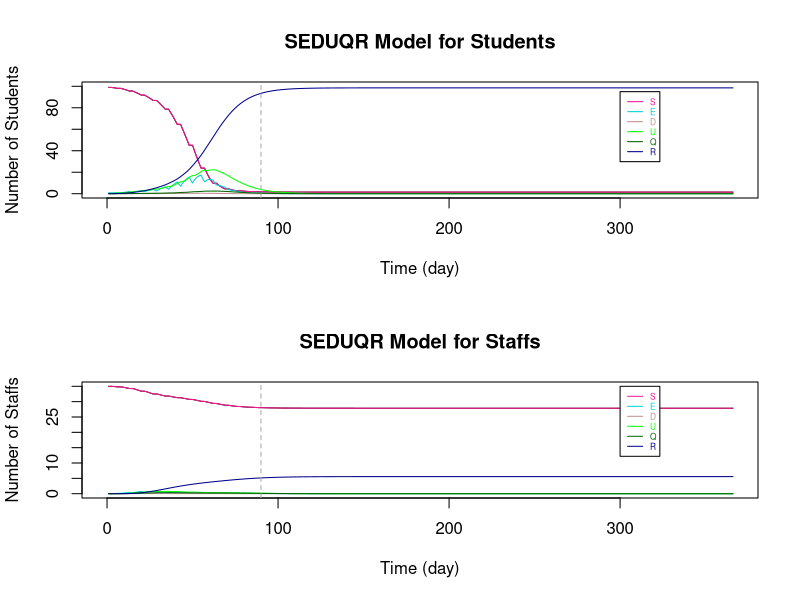

Source code (R):

# Parameters
Ta = matrix(c(0.768,1.2), nrow = 2) # transmissibility of student and staff
Ca = matrix(c(0.79,1), nrow = 1)  # susceptibility of student and staff
tau = c(0.54, 0.54/2)  # individual transmission rate within and outside the bubble
# set p: the transmission rate: 
p1 = Ta %*% Ca
# p = (student-student same bubble, student-student different, staff-student, student-staff, staff-staff both teaching same or different bubbles)
p = c(p1[1,1]*tau[1], p1[1,1]*tau[2], p1[2,1]*tau[2], p1[1,2]*tau[2], p1[2,2]*tau[2]) #RHO

a = 0.2  # ALPHA: rate from latent to infection
d = c(0.1,0.3) # d:probability of an infection is detectable/symptomatic for student and staff
e = 0.138 # EPSILON: the relative transmission for undetectable compared to detectable
o = 0.75  # THETA: rate of getting quanrantined 
y = 0.1 # GAMMA:recovery rate (differ by age and compartments)

r.values = c(9,3,10,3,3)  # r:contact r people (should be changing with time), in the same order as p (RHO)

T = 366
N = 10 # student number in each bubble


###################################################################################################################

# Define dataframe - students bubbles 1-10 and total staff
# Define array 
B <- matrix(rep(0), T, 7)
A <- array(rep(B), dim = c(T, 7, 11))

A[,1,] <- 10 #  S
A[,7,] <- 10 #  N
A[,1,11] <- 30  # 30 staffs are S initially
A[,7,11] <- 55 #  55 staffs in total (20 of them work from home)
A[1,,1] <- c(9,1,0,0,0,0,10)   # initials

dimnames(A) <- list(1:T, c("S","E","D","U","Q","R","N"), c(sprintf("B%d", 1:10),"Staff"))  # name the array

head(A)
da_T2 <- as.data.frame(A)

###################################################################################################################

# Set initials
S <- matrix(rep(0), T+1, 10)
E <- matrix(rep(0), T+1, 10)
D <- matrix(rep(0), T+1, 10)
U <- matrix(rep(0), T+1, 10)
Q <- matrix(rep(0), T+1, 10)
R <- matrix(rep(0), T+1, 10)
r <- matrix(rep(0), T+1, 10)

S.Staff=S1=S2=S3=S4=S5=S6=S
E.Staff=E1=E2=E3=E4=E5=E6=E
D.Staff=D1=D2=D3=D4=D5=D6=D
U.Staff=U1=U2=U3=U4=U5=U6=U
Q.Staff=Q1=Q2=Q3=Q4=Q5=Q6=Q
R.Staff=R1=R2=R3=R4=R5=R6=R
r1=r2=r3=r4=r5=r

S5.diff=S2.diff=S
E5.diff=E2.diff=E
D5.diff=D2.diff=D
U5.diff=U2.diff=U
R5.diff=R2.diff=R
r5.diff=r2.diff=r

S.Staff.change = S.Staff

# Staff replacement
Staff.School = S.Staff  
Staff.rp = S.Staff  

# Tutorial Group
S.Std_Std = S
S.Std1=S.Std2=S
S.Stf=E.Stf=D.Stf=U.Stf=Q.Stf=R.Stf=S


###################################################################################################################
# The Symbols for the Dynamic system 

# STUDENTS
# S, E, D, U, Q, R : (without subscript of numbers) TOTAL number of students in each compartment (for an individual bubble)

# S1, E1, D1, U1, Q1, R1: TOTAL number of students in each compartments with ONLY the intractions WITHIN bubbles (for an individual bubble)

# S2.diff, E2.diff, D2.diff, U2.diff, R2.diff : TOTAL number of students that are not in the specified bubble (for an individual bubble)

# S2, E2, D2, U2, Q2, R2: CHANGE of number of students in each compartments by BETWEEN-BUBBLES interactions (for an individual bubble)

# S3, E3, D3, U3, Q3, R3 : CHANGE of number of students in each compartments by their teaching staffs (for an individual bubble)

# STAFFS
# S.Staff, E.Staff, D.Staff, U.Staff, Q.Staff, R.Staff : (without subscript of numbers) TOTAL number of STAFF in each compartment (for those teaching an individual bubble)

# S4, E4, D4, U4, Q4, R4: CHANGE of number of staffs in each compartments by the students they teach (for those teaching an individual bubble)

# S5.diff, E5.diff, D5.diff, U5.diff, R5.diff : TOTAL number of staffs that are not teaching the specified bubble (for those teaching an individual bubble)

# S5, E5, D5, U5, Q5, R5 : CHANGE of number of staffs in each compartments by staffs teaching other bubbles (for those teaching an individual bubble)

# S6, E6, D6, U6, Q6, R6 : CHANGE of number of staffs in each compartments by the staffs teaching the same bubble (for those teaching an individual bubble)

# r are the number of sesceptible contacts that an infection case would contact (vary with situations)

# Staff.School : the number of staff at school of teaching each bubble

# Staff.rp : the number of staff that can come to teach the bubble that were working from home

# TUTOR GROUP

# S.Std_Std : CHANGE of number of student in tutor group by infections within tutor group

# S.Std1 : CHANGE of number of student in bubble j by infections within tutor group

# S.Std2 : CHANGE of number of student in bubble j by infections from the tutor

# S.Stf, E.Stf, D.Stf, U.Stf, Q.Stf, R.Stf : Total number of tutors being infected in tutor group j

###################################################################################################################

# i : time step start from 1 
# j : bubble number 1 to 10

for (i in 1:T){
  for (j in 1:10){  
    
    ###### For STUDENTS
    
    # initals
    S[1,j] =  da_T2[1,paste("S.B", j, sep = "")]
    E[1,j] =  da_T2[1,paste("E.B", j, sep = "")]
    D[1,j] =  da_T2[1,paste("D.B", j, sep = "")]
    U[1,j] =  da_T2[1,paste("U.B", j, sep = "")]
    Q[1,j] =  da_T2[1,paste("Q.B", j, sep = "")]
    R[1,j] =  da_T2[1,paste("R.B", j, sep = "")]
    
    # STUDENT to STUDENT in the SAME BUBBLE
    S1[1,j] =  da_T2[1,paste("S.B", j, sep = "")]
    E1[1,j] =  da_T2[1,paste("E.B", j, sep = "")]
    D1[1,j] =  da_T2[1,paste("D.B", j, sep = "")]
    U1[1,j] =  da_T2[1,paste("U.B", j, sep = "")]
    Q1[1,j] =  da_T2[1,paste("Q.B", j, sep = "")]
    R1[1,j] =  da_T2[1,paste("R.B", j, sep = "")]
    r1[1,j] =  S[1,j]  # number of contact depends on how many S in the bubble
    
    # This formula comes from the dynamic equations (in powerpoint slide 4)
    S1[i+1,j] = S[i,j] - r1[i,j]*p[1]*(D[i,j]+e*U[i,j])
    E1[i+1,j] = E[i,j] + r1[i,j]*p[1]*(D[i,j]+e*U[i,j]) - a*E[i,j]
    D1[i+1,j] = D[i,j] + a*d[1]*E[i,j] - o*D[i,j]
    U1[i+1,j] = U[i,j] + a*(1-d[1])*E[i,j] - y*U[i,j]
    Q1[i+1,j] = Q[i,j] + o*D[i,j] - y*Q[i,j]
    R1[i+1,j] = R[i,j] + y*(Q[i,j]+U[i,j])
    r1[i+1,j] = S[i,j] 
    
    
    # STUDENT to STUDENT in DIFFERENT BUBBLES #
    # number of contact for each individual in bubble j to students in other bubbles
    r2.diff[1,j] =  3  # each student in j contact 3 students in other bubbles
    r2.diff[i+1,j] = r2.diff[i,j]    
    # the total number of contacts of the students in bubble j
    m = round(r2.diff[i,j]*(S[i,j]))  # only Susceptible individuals in j might be infected by students in other bubbles
    
    # inital values of total number of students at school not in bubble j
    # (only S,E,D,U are at school, currently not considered recovery come back to school yet)
    S2.diff[1,j] = 90
    E2.diff[1,j] = 0
    D2.diff[1,j] = 0
    U2.diff[1,j] = 0
    R2.diff[1,j] = 0
    
    # Subset for S,E,D,U compartments of all bubbles 
    all.S = (c(1:ncol(da_T2)) %% 7) == 1
    all.E = (c(1:ncol(da_T2)) %% 7) == 2
    all.D = (c(1:ncol(da_T2)) %% 7) == 3
    all.U = (c(1:ncol(da_T2)) %% 7) == 4
    all.R = (c(1:ncol(da_T2)) %% 7) == 6
    
    #total number of students at school not in bubble j (and not staff: the reason of removing the last column)
    # The number of S, E, D, U at time i, different to bubble j
    S2.diff[i,j] = round(sum((da_T2[i,(all.S)][,-j])[,c(1:ncol(da_T2[i,(all.S)][,-j])-1)]))
    E2.diff[i,j] = round(sum((da_T2[i,(all.E)][,-j])[,c(1:ncol(da_T2[i,(all.E)][,-j])-1)]))
    D2.diff[i,j] = round(sum((da_T2[i,(all.D)][,-j])[,c(1:ncol(da_T2[i,(all.D)][,-j])-1)]))
    U2.diff[i,j] = round(sum((da_T2[i,(all.U)][,-j])[,c(1:ncol(da_T2[i,(all.U)][,-j])-1)]))
    R2.diff[i,j] = round(sum((da_T2[i,(all.R)][,-j])[,c(1:ncol(da_T2[i,(all.R)][,-j])-1)]))
    
    # make a list of S, E, D, U not in bubble j (the times of repeat is the number of students in each compartment)
    list = c(rep("S", S2.diff[i,j]), rep("E", E2.diff[i,j]), rep("D", D2.diff[i,j]), rep("U", U2.diff[i,j]), rep("R", R2.diff[i,j]))
    
    #count the number of S,E,D,U that students in j contacted to
    # " sample(list, m, replace = TRUE) ": Randomly select m from list
    set.seed(123)
    countS = sum((sample(list, m, replace = TRUE))=="S") # for students in bubble j: the number of contact outside bubble j are S
    countE = sum((sample(list, m, replace = TRUE))=="E") # for students in bubble j: the number of contact outside bubble j are E
    countD = sum((sample(list, m, replace = TRUE))=="D") # for students in bubble j: the number of contact outside bubble j are D
    countU = sum((sample(list, m, replace = TRUE))=="U") # for students in bubble j: the number of contact outside bubble j are U
    countR = sum((sample(list, m, replace = TRUE))=="R") # for students in bubble j: the number of contact outside bubble j are R
    
    
    # The number of change in S and E compartments by interactions from other bubbles to bubbles j (only the partial effect)
    # initial (no intractions between bubbles at time 1)
    S2[1,j] = 0
    E2[1,j] = 0
    
    # The change in S and E for bubble j only depends on the number of:
    # 1. (   susceptible students in bubble j: r1[i,j] = S[i,j]   ) and 
    # 2. (   number of detectable/symtomatic and undetectable/asymtomatic that are contacted in other bubbles: countD+e*countU   
    #                                                        -- e is because the effectiveness on D and U in infection rate are different)
    S2[i+1,j] = -p[2]*(countD+e*countU)  # Only the change because of other bubbles
    E2[i+1,j] = p[2]*(countD+e*countU)  # Only the change because of other bubbles, so those Es goes into D/U compartments are included in E1
    
    
    # STAFF to STUDENTs they teach 
    # initial - there is no change of S and E initially
    S3[1,j] = 0
    E3[1,j] = 0
    r3[1,j] = r.values[3]
    
    # The change in S and E for bubble j depends on the number of D and U of staffs
    S3[i+1,j] = - r1[i,j]*p[3]*(D.Staff[i,j]+e*U.Staff[i,j])   
    E3[i+1,j] = r1[i,j]*p[3]*(D.Staff[i,j]+e*U.Staff[i,j])  
    r3[i+1,j] =  S[i,j]
    
    
    
    ### TUTOR GROUP
    
    # STUDENTs TO STUDENTs in the same tutorial group
    
    # A tutor group contains 2 bubbles of students and a staff that is not teaching the bubbles
    # With the tutor meeting of 15mins and a typical school day of 6 hours, the time length of contact is 1/24 of that in a bubble
    # initial (S.Std_Std is the change of S in tutor group j with students in both bubble j and 11-j)
    S.Std_Std[1,] = c(rep(0,10))  # S.Std_Std : total change of students in tutor group
    S.Std1[1,] = c(rep(0,10))
    
    
    # The change of S for tutor group j with students in both bubble j and 11-j
    if (j <= 5){ # 5 tutor groups in total
      S.Std_Std[i+1,j] = - (S[i,j]+S[i,11-j])*p[1]*((D[i,j]+e*U[i,j])+(D[i,11-j]+e*U[i,11-j]))*1/24
      
      # As the change is less than 0.5, separate the new cases of infections according to the percentage of S in each bubble
      if (S[i,j]+S[i,11-j] > 0){
        S.Std1[i+1,j] = S.Std_Std[i+1,j]*S[i,j]/(S[i,j]+S[i,11-j])  # S.Std1 : total change of students in  bubble j by having tutor group
        S.Std1[i+1,11-j] = S.Std_Std[i+1,j]*S[i,11-j]/(S[i,j]+S[i,11-j])
      }
      
      else{
        S.Std1[i+1,j] = 0
        S.Std1[i+1,11-j] = 0
      }
    }
    
    else{ # avoid to count the infections twice
    }
    
    
    # STAFF TO STUDENTs in the same tutorial group
    
    # There is only 1 staff for each tutor group
    # S.Std2 : the change of studnets in bubble j by infections from the tutor
    # initial - there is no change of S and E initially
    S.Std2[1,] = c(rep(0,10)) 
    
    # The change of S for tutor group j with students in both bubble j and 11-j
    if (j <= 5){ # 5 tutor groups in total
      if (S[i,j]+S[i,11-j] > 0){
        S.Std2[i+1,j] = - ((S[i,j]+S[i,11-j])*p[3]*(D.Stf[i,j]+e*U.Stf[i,j])*1/24)*(S[i,j]/(S[i,j]+S[i,11-j]))
        S.Std2[i+1,11-j] = - ((S[i,j]+S[i,11-j])*p[3]*(D.Stf[i,j]+e*U.Stf[i,j])*1/24)*(S[i,11-j]/(S[i,j]+S[i,11-j]))
      }
      
      else{
        S.Std2[i+1,j] = 0
        S.Std2[i+1,11-j] = 0
      }
    }
    
    else{ # avoid to count the infections twice
    }
    
    
    
    # TOTAL on STUDNETS 
    if (S1[i+1,j] + S2[i+1,j] + S3[i+1,j] + S.Std1[i+1,j] + S.Std2[i+1,j] >= 0){   # The total number of S has to be >= 0
      S[i+1,j] = S1[i+1,j] + S2[i+1,j] + S3[i+1,j] + S.Std1[i+1,j] + S.Std2[i+1,j]
      E[i+1,j] = E1[i+1,j] + E2[i+1,j] + E3[i+1,j] - S.Std1[i+1,j] - S.Std2[i+1,j]
    }
    else {  # If not, S = 0, 
      #         E = previous (time step) amout of E - the same amount of students reduced in S compartment - those move to the next compartments
      S[i+1,j] = 0
      E[i+1,j] = E[i,j] - (S[i+1,j]-S[i,j]) - a*E[i,j]
    }
    
    D[i+1,j] = D1[i+1,j]
    U[i+1,j] = U1[i+1,j]
    Q[i+1,j] = Q1[i+1,j]
    R[i+1,j] = R1[i+1,j]
    
    
    ###### For STAFF
    
    # Assume there are 55 staffs in total, initially 30 of them teach students. 
    # The overall effect on STAFF (stdent -> staff  &   staff -> staff in same / different bubble)
    
    # initials
    S.Staff[1,] =  3
    E.Staff[1,] =  0
    D.Staff[1,] =  0
    U.Staff[1,] =  0
    Q.Staff[1,] =  0
    R.Staff[1,] =  0
    
    # STUDENT to STAFF
    # initials
    S4[1,j] = 0
    r4[1,j] = r.values[4]  
    
    # Only S and E compartments will change directly by the infection cause by studnets (E3 = -S3)
    S4[i+1,j] = - r4[i]*p[4]*(D[i,j]+e*U[i,j])
    r4[i+1,j] = S.Staff[i,j]
    
    
    # STAFF to STAFF (teach same bubble)
    # initials
    S6[1,j] = 0
    
    # Only S and E compartments will change directly by the infection cause by staffs teach same bubble (E6 = -S6)
    S6[i+1,j] = - r4[i]*p[5]*(D.Staff[i,j]+e*U.Staff[i,j])
    
    
    # STAFF to STAFF (teach different bubbles)
    # number of contact for each individual staff teach bubble j to the staffs teach other bubbles
    r5.diff[1,j] =  3  # each staff teach j contact 3 staffs teach other bubbles
    r5.diff[i+1,j] = r5.diff[i,j]    
    # the total number of contacts of the students in bubble j
    m.Staff = round(r5.diff[i,j]*(S.Staff[i,j]))  # only Susceptible staffs in j might be infected 
    
    # inital values of total number of staff at school not teach bubble j
    # (only S,E,D,U are at school, currently not considered recovery come back to school yet)
    S5.diff[1,] = 27
    E5.diff[1,] = 0
    D5.diff[1,] = 0
    U5.diff[1,] = 0
    R5.diff[1,] = 0
    
    # The number of S, E, D, U at time i, not teaching to bubble j
    S5.diff[i,j] = round(sum(S.Staff[i,])-S.Staff[i,j])
    E5.diff[i,j] = round(sum(E.Staff[i,])-E.Staff[i,j])
    D5.diff[i,j] = round(sum(D.Staff[i,])-D.Staff[i,j])
    U5.diff[i,j] = round(sum(U.Staff[i,])-U.Staff[i,j])
    R5.diff[i,j] = round(sum(R.Staff[i,])-R.Staff[i,j])
    
    # make a list of S, E, D, U not teach bubble j (the times of repeat is the number of staff in each compartment)
    list.Staff = c(rep("S", S5.diff[i,j]), rep("E", E5.diff[i,j]), rep("D", D5.diff[i,j]), rep("U", U5.diff[i,j]), rep("R", R5.diff[i,j]))
    
    #count the number of S,E,D,U that staffs teaching bubble j contacted to
    # " sample(list.Staff, m.Staff, replace = TRUE) ": Randomly select m.Staff from list
    set.seed(123)
    count.StaffS = sum((sample(list.Staff, m.Staff, replace = TRUE))=="S") # for students in bubble j: the number of contact outside bubble j are S
    count.StaffE = sum((sample(list.Staff, m.Staff, replace = TRUE))=="E") # for students in bubble j: the number of contact outside bubble j are E
    count.StaffD = sum((sample(list.Staff, m.Staff, replace = TRUE))=="D") # for students in bubble j: the number of contact outside bubble j are D
    count.StaffU = sum((sample(list.Staff, m.Staff, replace = TRUE))=="U") # for students in bubble j: the number of contact outside bubble j are U
    count.StaffR = sum((sample(list.Staff, m.Staff, replace = TRUE))=="R") # for students in bubble j: the number of contact outside bubble j are R
    
    # The number of change in S and E compartments by staffs teach j and other staffs contacts
    # initial (no transmission at time 1)
    S5[1,j] = 0
    
    # The change in S and E for staffs teach bubble j only depends on the number of:
    # 1. (   susceptible staffs teach bubble j: r5[i,j] = S.Staff[i,j]   ) and 
    # 2. (   number of detectable/symtomatic and undetectable/asymtomatic staffs teach other bubbles: count.StaffD+e*count.StaffU
    #                                                        -- e is because the effectiveness on D and U in infection rate are different)
    S5[i+1,j] = - p[5]*(count.StaffD+e*count.StaffU)  # Only the change because of staff teach other bubbles
    # E5 = -S5
    
    
    # TUTOR GROUP
    
    # The STUDENTS in the tutor group to STAFF
    # Assume for tutor group 1-5, the tutor is not teaching any bubbles
    # There is no staff to replace tutor if he is infected, but he will work again when he has recovered
    # initial - there is no change of S and E initially
    S.Stf[1,] = c(rep(1,5), rep(0,5)) 
    E.Stf[1,] = D.Stf[1,] = U.Stf[1,] = Q.Stf[1,] = R.Stf[1,] = rep(0,10)
    
    
    # The total number of S for staff in tutor group j 
    if (j <= 5){ # 5 tutor groups in total
      if (S.Stf[i,j] > 0){
        S.Stf[i+1,j] = S.Stf[i,j] - S.Stf[i,j]*p[4]*((D[i,j]+e*U[i,j])+(D[i,11-j]+e*U[i,11-j]))*1/24
      }
      
      else{
        S.Stf[i+1,j] = 0
      }
    }
    
    else{ # avoid to count the infections twice
      S.Stf[i+1,j] = 0
    }
    
    E.Stf[i+1,j] = E.Stf[i,j] + (S.Stf[i+1,j] - S.Stf[i,j]) - a*E.Stf[i,j]
    D.Stf[i+1,j] = D.Stf[i,j] + a*d[1]*E.Stf[i,j] - o*D.Stf[i,j]
    U.Stf[i+1,j] = U.Stf[i,j] + a*(1-d[1])*E.Stf[i,j] - y*U.Stf[i,j]
    Q.Stf[i+1,j] = Q.Stf[i,j] + o*D.Stf[i,j] - y*Q.Stf[i,j]
    R.Stf[i+1,j] = R.Stf[i,j] + y*(Q.Stf[i,j]+U.Stf[i,j])
    
    
    # TOTAL on STAFF
    # the total change of staff
    
    S.Staff.change[1,j] = 0
    S.Staff.change[i+1,j] = -(S4[i+1,j] + S5[i+1,j] + S6[i+1,j])    
    
    # With larger number in each group, remove the overlapping cases of new infection by:
    # (There might be chance an individual staff is infected by both students he teach and other staff he contact with)
    # Here, use randomly choosing to reduce the overlapping change effect
    # # # count.StaffS_overlap = - round(S3[i+1,j] + S5[i+1,j] + S6[i+1,j]) # the infected cases/the change in S (with overlap)
    
    # This formula comes from the dynamic equations (in powerpoint slide 4)
    S.Staff[i+1,j] = S.Staff[i,j] - S.Staff.change[i+1,j]
    E.Staff[i+1,j] = E.Staff[i,j] + S.Staff.change[i+1,j] - a*E.Staff[i,j]
    D.Staff[i+1,j] = D.Staff[i,j] + a*d[2]*E.Staff[i,j] - o*D.Staff[i,j]
    U.Staff[i+1,j] = U.Staff[i,j] + a*(1-d[2])*E.Staff[i,j] - y*U.Staff[i,j]
    Q.Staff[i+1,j] = Q.Staff[i,j] + o*D.Staff[i,j] - y*Q.Staff[i,j]
    R.Staff[i+1,j] = R.Staff[i,j] + y*(Q.Staff[i,j]+U.Staff[i,j])
    
    
    # STAFF replacement (remove this part to see if there is no extra staff that teaching the same course)
    # We assume initially 30 out of 55 staffs are teaching bubbles and the other 20 staffs are working from home.
    # Assume each bubble has 3 teaching staff and 2 other staffs working from home that can teach the same course.
    # If one of the staff was teaching at school is isolated, a staff that is "teaching the same course" will come back to school and teach the bubble. (within 24h)
    # When an istolated staff is recovered, he will come back to school on the next day. (within 24h)
    # If that result in more than 3 staffs teaching the bubble, let some susceptible staffs to work from home.  
    # So, each bubble will have 3 teaching staffs until there are not enough staffs available.
    
    Staff.rp[1,j] = 2  # the staff can come to teach in the next day that are working from home
    Staff.School[1,j] = 3  # total number of staffs that are teaching the bubble
    Staff.School[i,j] = S.Staff[i,j] + E.Staff[i,j] + D.Staff[i,j] + U.Staff[i,j] + R.Staff[i,j]
    
    if (Staff.School[i,j] < 3) {  # if the number of staff teaching bubble j is less than 3
      
      if ((3 - Staff.School[i,j]) <= Staff.rp[i,j]) {  # if there are enough staff to come back and teach
        S.Staff[i+1,j] = S.Staff[i+1,j] + (3 - Staff.School[i,j])
        Staff.rp[i+1,j] = Staff.rp[i,j] - (3 - Staff.School[i,j])
      }
      
      else{  # if there is not enought staff to come back and teach
        S.Staff[i+1,j] = S.Staff[i+1,j] + Staff.rp[i,j]
        Staff.rp[i+1,j] = 0
      }
    }
    
    else{  
      if (round(Staff.School[i,j]) > 3) { # if after the staff combing back from isolation, there are more than 3 staffs teaching the bubble j
        S.Staff[i+1,j] = S.Staff[i+1,j] - (Staff.School[i,j] - 3)
        Staff.rp[i+1,j] = Staff.rp[i,j] + (Staff.School[i,j] - 3)
      } 
      
      else {# if there are 3 staffs teaching the bubble j
        S.Staff[i+1,j] = S.Staff[i+1,j]
        Staff.rp[i+1,j] = Staff.rp[i,j] 
      }
    }
    
    
    
    # The change on Weekends
    # There will not be new infections from 0 A.M. on Saturday till 0 A.M. on the following Monday
    
    offschool = c(seq(0,T,7)-1,seq(0,T,7)-0)
    
    if (!is.na(match(i, setdiff(0:T,offschool))) == TRUE){  #if time i is weekday
    }
    
    else{  #if time i is weekend
      S[i+1,j] = S[i,j]
      E[i+1,j] = E[i,j] - a*E[i,j]
      
      S.Staff[i+1,j] = S.Staff[i,j]
      E.Staff[i+1,j] = E.Staff[i,j] - a*E.Staff[i,j]
      
    }
    
    # Add the results of each time step i and each bubble j of each compartments to the dataframe da_T2
    da_T2[i,paste("S.B", j, sep = "")] <- S[i,j]
    da_T2[i,paste("E.B", j, sep = "")] <- E[i,j]
    da_T2[i,paste("D.B", j, sep = "")] <- D[i,j]
    da_T2[i,paste("U.B", j, sep = "")] <- U[i,j]
    da_T2[i,paste("Q.B", j, sep = "")] <- Q[i,j]
    da_T2[i,paste("R.B", j, sep = "")] <- R[i,j]
    
    da_T2[i,paste("S.", "Staff", sep = "")] <- sum(S.Staff[i,]) + sum(S.Stf[i,])
    da_T2[i,paste("E.", "Staff", sep = "")] <- sum(E.Staff[i,]) + sum(E.Stf[i,])
    da_T2[i,paste("D.", "Staff", sep = "")] <- sum(D.Staff[i,]) + sum(D.Stf[i,])
    da_T2[i,paste("U.", "Staff", sep = "")] <- sum(U.Staff[i,]) + sum(U.Stf[i,])
    da_T2[i,paste("Q.", "Staff", sep = "")] <- sum(Q.Staff[i,]) + sum(Q.Stf[i,])
    da_T2[i,paste("R.", "Staff", sep = "")] <- sum(R.Staff[i,]) + sum(R.Stf[i,])
    
    # Sum up the total dynamic of students for all bubbles
    da_T2$S.Student[i] <- sum(S[i,])
    da_T2$E.Student[i] <- sum(E[i,])
    da_T2$D.Student[i] <- sum(D[i,])
    da_T2$U.Student[i] <- sum(U[i,])
    da_T2$Q.Student[i] <- sum(Q[i,])
    da_T2$R.Student[i] <- sum(R[i,])
    da_T2$N.Student[i] <- 100
    
  }
}

# Add extra columns 
for (i in 1:T){
  
  # total number of Staffs working from home
  da_T2$Staff.rp[i] <- sum(Staff.rp[i,])  
  
  # reproduction rate Rt
  da_T2$Rt.Student[i] <- (da_T2$E.Student[i+1] + da_T2$D.Student[i+1] + da_T2$U.Student[i+1] + da_T2$Q.Student[i+1]) / 
    (da_T2$E.Student[i] + da_T2$D.Student[i] + da_T2$U.Student[i] + da_T2$Q.Student[i])
  
  da_T2$Rt.Staff[i] <- (da_T2$E.Staff[i+1] + da_T2$D.Staff[i+1] + da_T2$U.Staff[i+1] + da_T2$Q.Staff[i+1]) / 
    (da_T2$E.Staff[i] + da_T2$D.Staff[i] + da_T2$U.Staff[i] + da_T2$Q.Staff[i])
}



###################################################################################################################
# Plot SEDUQR graphs
par(mfrow=c(2, 1), lwd=1)

# Students
X_lim <- seq(1,T,by=1)
plot(da_T2$S.Student~X_lim, pch=15, col="black", main = "SEDUQR Model for Students", type = "l", xlab = "Time (day)", ylab = "Number of Students", xlim = c(0,T), ylim = c(0,100))

lines(da_T2$S.Student, col="DeepPink", lty=1)
lines(da_T2$E.Student, col="darkTurquoise", lty=1)
lines(da_T2$D.Student, col="RosyBrown", lty=1)
lines(da_T2$U.Student, col="green", lty=1)
lines(da_T2$Q.Student, col="darkgreen", lty=1)
lines(da_T2$R.Student, col="darkblue", lty=1)

legend(300, 95 ,c("S","E","D", "U", "Q", "R"),col=c("DeepPink","darkTurquoise","RosyBrown", "green", "darkgreen", "darkblue"),
       text.col=c("DeepPink","darkTurquoise","RosyBrown", "green", "darkgreen", "darkblue"),lty=c(1,1,1,1,1,1),
       cex=0.5)

abline(v=90,col="dark grey", lty=2)

# Staffs
X_lim <- seq(1,T,by=1)
plot(da_T2$S.Staff~X_lim, pch=15, col="black", main = "SEDUQR Model for Staffs", type = "l", xlab = "Time (day)", ylab = "Number of Staffs", xlim = c(0,T), ylim = c(0,35))

lines(da_T2$S.Staff, col="DeepPink", lty=1)
lines(da_T2$E.Staff, col="darkTurquoise", lty=1)
lines(da_T2$D.Staff, col="RosyBrown", lty=1)
lines(da_T2$U.Staff, col="green", lty=1)
lines(da_T2$Q.Staff, col="darkgreen", lty=1)
lines(da_T2$R.Staff, col="darkblue", lty=1)

legend(300, 35,c("S","E","D", "U", "Q", "R"),col=c("DeepPink","darkTurquoise","RosyBrown", "green", "darkgreen", "darkblue"),
       text.col=c("DeepPink","darkTurquoise","RosyBrown", "green", "darkgreen", "darkblue"),lty=c(1,1,1,1,1,1),
       cex=0.5)

abline(v=90,col="dark grey", lty=2)
